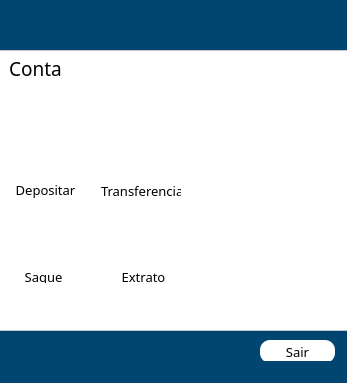
<?xml version="1.0" encoding="UTF-8"?>
<ui version="4.0">
 <class>Menu</class>
 <widget class="QMainWindow" name="Menu">
  <property name="geometry">
   <rect>
    <x>0</x>
    <y>0</y>
    <width>347</width>
    <height>383</height>
   </rect>
  </property>
  <property name="windowTitle">
   <string>MainWindow</string>
  </property>
  <property name="styleSheet">
   <string notr="true">background-color: rgb(0, 70, 112);</string>
  </property>
  <widget class="QWidget" name="centralwidget">
   <widget class="QFrame" name="frame">
    <property name="enabled">
     <bool>true</bool>
    </property>
    <property name="geometry">
     <rect>
      <x>-10</x>
      <y>50</y>
      <width>531</width>
      <height>281</height>
     </rect>
    </property>
    <property name="styleSheet">
     <string notr="true">background-color: rgb(255, 255, 255);</string>
    </property>
    <property name="frameShape">
     <enum>QFrame::StyledPanel</enum>
    </property>
    <property name="frameShadow">
     <enum>QFrame::Raised</enum>
    </property>
    <widget class="QLabel" name="label">
     <property name="geometry">
      <rect>
       <x>20</x>
       <y>10</y>
       <width>51</width>
       <height>16</height>
      </rect>
     </property>
     <property name="font">
      <font>
       <family>Berlin Sans FB</family>
       <pointsize>14</pointsize>
       <weight>50</weight>
       <bold>false</bold>
      </font>
     </property>
     <property name="text">
      <string>Conta</string>
     </property>
     <property name="alignment">
      <set>Qt::AlignCenter</set>
     </property>
    </widget>
    <widget class="QLineEdit" name="saldo_lineEdit">
     <property name="enabled">
      <bool>false</bool>
     </property>
     <property name="geometry">
      <rect>
       <x>20</x>
       <y>40</y>
       <width>81</width>
       <height>20</height>
      </rect>
     </property>
     <property name="font">
      <font>
       <family>Berlin Sans FB</family>
       <pointsize>11</pointsize>
       <weight>50</weight>
       <bold>false</bold>
      </font>
     </property>
     <property name="styleSheet">
      <string notr="true">color: rgb(0, 0, 0);</string>
     </property>
     <property name="text">
      <string/>
     </property>
     <property name="frame">
      <bool>false</bool>
     </property>
     <property name="alignment">
      <set>Qt::AlignLeading|Qt::AlignLeft|Qt::AlignVCenter</set>
     </property>
    </widget>
    <widget class="QPushButton" name="deposito_Button">
     <property name="geometry">
      <rect>
       <x>20</x>
       <y>90</y>
       <width>71</width>
       <height>41</height>
      </rect>
     </property>
     <property name="cursor">
      <cursorShape>PointingHandCursor</cursorShape>
     </property>
     <property name="styleSheet">
      <string notr="true">background-color: rgb(255, 255, 255);</string>
     </property>
     <property name="text">
      <string/>
     </property>
     <property name="icon">
      <iconset>
       <normaloff>deposito.jpg</normaloff>deposito.jpg</iconset>
     </property>
     <property name="iconSize">
      <size>
       <width>64</width>
       <height>64</height>
      </size>
     </property>
     <property name="checkable">
      <bool>false</bool>
     </property>
     <property name="checked">
      <bool>false</bool>
     </property>
     <property name="autoRepeat">
      <bool>false</bool>
     </property>
     <property name="autoExclusive">
      <bool>false</bool>
     </property>
     <property name="autoDefault">
      <bool>false</bool>
     </property>
     <property name="default">
      <bool>false</bool>
     </property>
     <property name="flat">
      <bool>true</bool>
     </property>
    </widget>
    <widget class="QLabel" name="label_2">
     <property name="geometry">
      <rect>
       <x>20</x>
       <y>130</y>
       <width>71</width>
       <height>20</height>
      </rect>
     </property>
     <property name="font">
      <font>
       <family>Berlin Sans FB</family>
       <pointsize>10</pointsize>
      </font>
     </property>
     <property name="text">
      <string>Depositar</string>
     </property>
     <property name="alignment">
      <set>Qt::AlignCenter</set>
     </property>
    </widget>
    <widget class="QPushButton" name="saque_Button">
     <property name="geometry">
      <rect>
       <x>10</x>
       <y>160</y>
       <width>91</width>
       <height>61</height>
      </rect>
     </property>
     <property name="cursor">
      <cursorShape>PointingHandCursor</cursorShape>
     </property>
     <property name="text">
      <string/>
     </property>
     <property name="icon">
      <iconset>
       <normaloff>saque.jpg</normaloff>saque.jpg</iconset>
     </property>
     <property name="iconSize">
      <size>
       <width>64</width>
       <height>64</height>
      </size>
     </property>
     <property name="flat">
      <bool>true</bool>
     </property>
    </widget>
    <widget class="QLabel" name="label_3">
     <property name="geometry">
      <rect>
       <x>30</x>
       <y>220</y>
       <width>47</width>
       <height>13</height>
      </rect>
     </property>
     <property name="font">
      <font>
       <family>Berlin Sans FB</family>
       <pointsize>10</pointsize>
      </font>
     </property>
     <property name="text">
      <string>Saque</string>
     </property>
     <property name="alignment">
      <set>Qt::AlignCenter</set>
     </property>
    </widget>
    <widget class="QPushButton" name="transferencia_Button">
     <property name="geometry">
      <rect>
       <x>120</x>
       <y>80</y>
       <width>61</width>
       <height>51</height>
      </rect>
     </property>
     <property name="cursor">
      <cursorShape>PointingHandCursor</cursorShape>
     </property>
     <property name="text">
      <string/>
     </property>
     <property name="icon">
      <iconset>
       <normaloff>transferencia.jpg</normaloff>transferencia.jpg</iconset>
     </property>
     <property name="iconSize">
      <size>
       <width>52</width>
       <height>52</height>
      </size>
     </property>
     <property name="flat">
      <bool>true</bool>
     </property>
    </widget>
    <widget class="QLabel" name="label_4">
     <property name="geometry">
      <rect>
       <x>110</x>
       <y>130</y>
       <width>81</width>
       <height>21</height>
      </rect>
     </property>
     <property name="font">
      <font>
       <family>Berlin Sans FB</family>
       <pointsize>10</pointsize>
      </font>
     </property>
     <property name="text">
      <string> Transferencia</string>
     </property>
     <property name="alignment">
      <set>Qt::AlignCenter</set>
     </property>
    </widget>
    <widget class="QPushButton" name="extrato_Button">
     <property name="geometry">
      <rect>
       <x>120</x>
       <y>160</y>
       <width>61</width>
       <height>61</height>
      </rect>
     </property>
     <property name="cursor">
      <cursorShape>PointingHandCursor</cursorShape>
     </property>
     <property name="text">
      <string/>
     </property>
     <property name="icon">
      <iconset>
       <normaloff>extrato.png</normaloff>extrato.png</iconset>
     </property>
     <property name="iconSize">
      <size>
       <width>120</width>
       <height>120</height>
      </size>
     </property>
     <property name="flat">
      <bool>true</bool>
     </property>
    </widget>
    <widget class="QLabel" name="label_5">
     <property name="geometry">
      <rect>
       <x>130</x>
       <y>220</y>
       <width>47</width>
       <height>13</height>
      </rect>
     </property>
     <property name="font">
      <font>
       <family>Berlin Sans FB</family>
       <pointsize>10</pointsize>
      </font>
     </property>
     <property name="text">
      <string>Extrato</string>
     </property>
     <property name="alignment">
      <set>Qt::AlignCenter</set>
     </property>
    </widget>
   </widget>
   <widget class="QLineEdit" name="cliente_lineEdit">
    <property name="enabled">
     <bool>false</bool>
    </property>
    <property name="geometry">
     <rect>
      <x>10</x>
      <y>10</y>
      <width>81</width>
      <height>31</height>
     </rect>
    </property>
    <property name="font">
     <font>
      <family>Berlin Sans FB Demi</family>
      <pointsize>12</pointsize>
      <weight>75</weight>
      <bold>true</bold>
     </font>
    </property>
    <property name="styleSheet">
     <string notr="true">color: rgb(255, 255, 255);</string>
    </property>
    <property name="text">
     <string/>
    </property>
    <property name="frame">
     <bool>false</bool>
    </property>
    <property name="alignment">
     <set>Qt::AlignCenter</set>
    </property>
   </widget>
   <widget class="QPushButton" name="sair_Button">
    <property name="geometry">
     <rect>
      <x>260</x>
      <y>340</y>
      <width>75</width>
      <height>23</height>
     </rect>
    </property>
    <property name="font">
     <font>
      <family>Berlin Sans FB</family>
      <pointsize>10</pointsize>
     </font>
    </property>
    <property name="cursor">
     <cursorShape>PointingHandCursor</cursorShape>
    </property>
    <property name="styleSheet">
     <string notr="true">QPushButton{
	color: rgb(0, 0, 0);
	background-color: rgb(255, 255, 255);
	border-radius: 10px
}

QPushButton:hover{
	color: rgb(255, 255, 255);
	background-color: rgb(0, 0, 0)
}
</string>
    </property>
    <property name="text">
     <string>Sair</string>
    </property>
    <property name="checkable">
     <bool>false</bool>
    </property>
    <property name="checked">
     <bool>false</bool>
    </property>
   </widget>
  </widget>
  <widget class="QMenuBar" name="menubar">
   <property name="geometry">
    <rect>
     <x>0</x>
     <y>0</y>
     <width>347</width>
     <height>21</height>
    </rect>
   </property>
  </widget>
  <widget class="QStatusBar" name="statusbar"/>
 </widget>
 <tabstops>
  <tabstop>cliente_lineEdit</tabstop>
  <tabstop>saldo_lineEdit</tabstop>
  <tabstop>deposito_Button</tabstop>
  <tabstop>transferencia_Button</tabstop>
  <tabstop>saque_Button</tabstop>
  <tabstop>extrato_Button</tabstop>
 </tabstops>
 <resources/>
 <connections/>
</ui>
